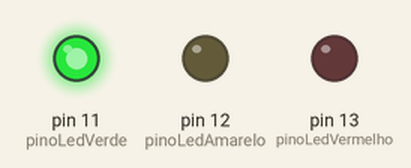
The sketch below on a simulated Arduino Uno, built with avr-gcc and run on an emulated ATmega328P. Parts: output pins drawn as LEDs (lit = HIGH).

Above: at 5.0 s.
At 11.0 s:
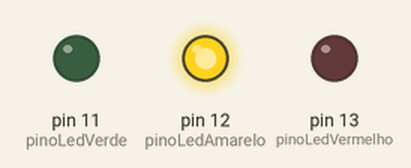
At 17.0 s:
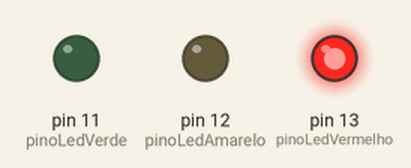
Timing chart, 0 to 28.6 s (numbered marks = the images above):
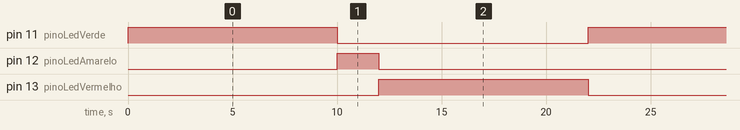

Measured:
- by itself, pin 11 (pinoLedVerde), pin 13 (pinoLedVermelho): alternates HIGH for 10.0 s and LOW for 12.0 s
- by itself, pin 12 (pinoLedAmarelo): alternates HIGH for 2.0 s and LOW for 20.0 s
- by itself, everything shown: repeats every 22.0 s, in 4 steps

The sketch:

projeto4_exercicio_semaforo.ino
```cpp
int pinoLedVerde = 11;
int pinoLedAmarelo = 12;
int pinoLedVermelho = 13;

int tempo10 = 10000;
int tempo2 = 2000;

void setup() {
  pinMode(pinoLedVerde, OUTPUT);
  pinMode(pinoLedAmarelo, OUTPUT);
  pinMode(pinoLedVermelho, OUTPUT);

}

void loop() {
  digitalWrite(pinoLedVerde, HIGH);
  delay(tempo10);
  digitalWrite(pinoLedVerde, LOW);
  digitalWrite(pinoLedAmarelo, HIGH);
  delay(tempo2);
  digitalWrite(pinoLedAmarelo, LOW);
  digitalWrite(pinoLedVermelho, HIGH);
  delay(tempo10);
  digitalWrite(pinoLedVermelho, LOW);

}
```
